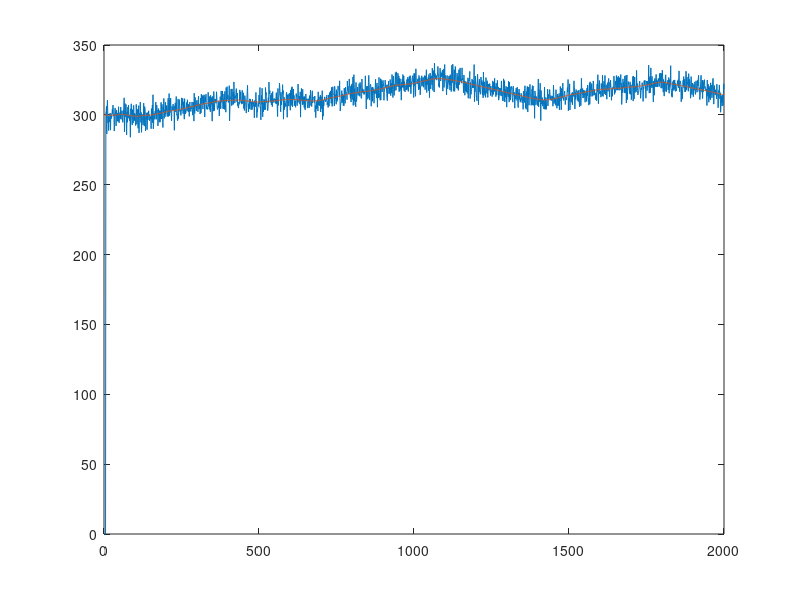

Recreate this plot in MATLAB.
T_number = 2000; %%时刻数
Loc = zeros(T_number,3); %% 第一列表示x坐标，第二列表示y坐标，第三列表示z坐标
Loc(1,1) = 150; Loc(1,2) = 150; Loc(1,3) = 300; %第一个时刻
angle_now_v = 0; angle_now_h = 0;
rng(2);
for i = 2:1:T_number
    velo_i_1 = 0.03*rand+0.04; % 上一时刻的速度
    angle_i_1_h = (2/6)*pi*rand-(1/6)*pi; % 上一时刻的水平运动的角度
    angle_now_h = angle_now_h+angle_i_1_h;
    
    angle_i_1_v = (2/12)*pi*rand-(1/12)*pi; % 上一时刻的垂直运动的角度
    angle_now_v = angle_now_v+angle_i_1_v;
    
    random_i_1 = 0.001*randn; %上一时刻的随机量
    Loc(i,1) = Loc(i-1,1)+velo_i_1*cos(angle_now_v)*cos(angle_now_h)+random_i_1;
    Loc(i,2) = Loc(i-1,2)+velo_i_1*cos(angle_now_v)*sin(angle_now_h)+random_i_1;
    Loc(i,3) = Loc(i-1,3)+velo_i_1*sin(angle_now_v)+random_i_1;
end
%% Kalman滤波
X = [300;0]; %状态矩阵，记录UAV A的x方向位置与x方向速度
P = [1 0 ; 0 1]; %状态协方差矩阵
F = [1 1; 0 1]; %状态转移矩阵
Q = [1 0; 0 1]; %状态协方差转移噪声矩阵
H = [1 0]; %观察矩阵
noise = 5*randn(1,T_number);
Pre_kalman = zeros(1,T_number);
for i = 6:1:T_number
    X_ = F*X;
    P_ = F*P*F'+Q;
    K = P_*H'/(H*P_*H');
    X = X_+K*(Loc(i-5,3)+noise(1,i)-H*X_);
    P = (eye(2)-K*H)*P_;
    Pre_kalman(1,i) = X(1);
end
plot(1:T_number,Pre_kalman);
hold on;
plot(1:T_number,Loc(:,3));
fileID = fopen("kalman_b_z.txt","w");
fprintf(fileID,"%f\n",Pre_kalman(1781:2000));
fclose(fileID);